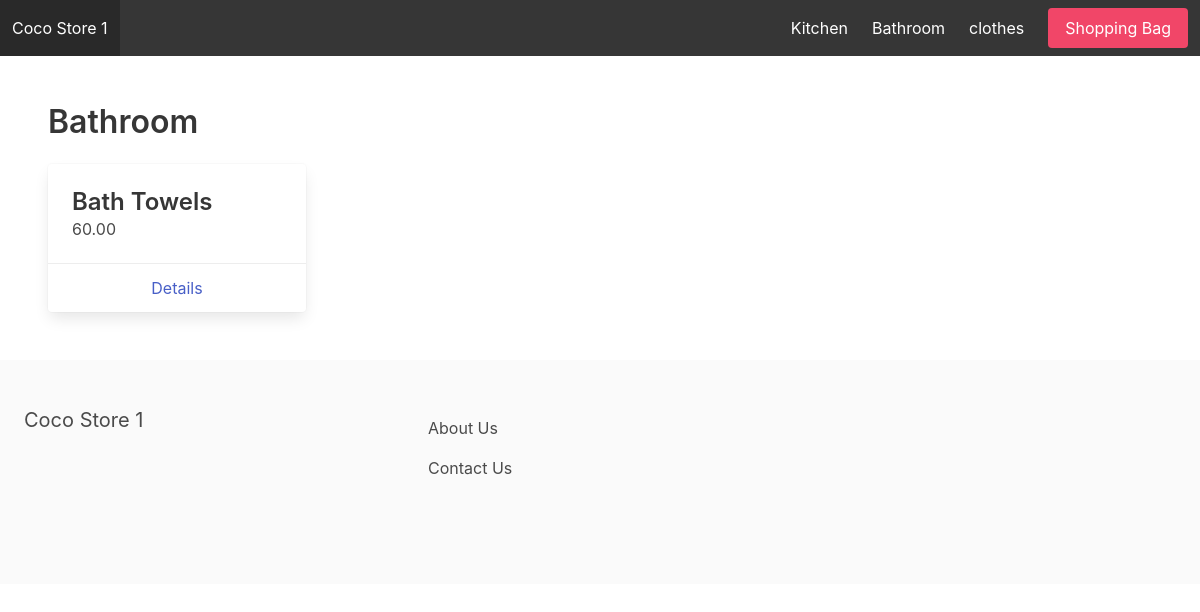
Page /Bathroom/ on the committed database.
### shop/models.py (models this page shows, shortened)
class Category(models.Model):
    title = models.CharField(max_length=254)
    slug = models.SlugField(max_length=254)
    ordering = models.IntegerField(default=0)
    class Meta:
        verbose_name_plural = 'Categories'
        ordering = ('ordering',)

class Item(models.Model):
    category = models.ForeignKey(Category, related_name='items', on_delete=models.CASCADE)
    title = models.CharField(max_length=254)
    slug = models.SlugField(max_length=254)
    description = models.TextField(blank=True, null=True)
    featured_item = models.BooleanField(default=False)
    price = models.DecimalField(max_digits=6, decimal_places=2)

### shop/views.py (the view)
# urls.py: path('<slug:slug>/', detail_categories, name='detail_categories'),
def detail_categories(request, slug):
    category = get_object_or_404(Category, slug=slug)
    items = category.items.all()
    context = {
        'category': category,
        'items': items,
    }
    return render(request, 'shop/detail_category.html', context)

### shop/context_processors.py (called while the page is built)
def categories_menu(request):
    categories = Category.objects.all()
    return {'categories_menu': categories}

### shop/templates/shop/detail_category.html (shortened to what this page needs)
{% extends 'home/base.html' %}
{% block content %}
    <h1 class="title">{{ category.title }}</h1>
    <div class="columns is-multiline">
        {% for item in items %}
        <div class="column is-3">
            <div class="card">
                <div class="card-content">
                    <div class="media">
                        <div class="media=-xontent">
                            <p class="title is-4">{{ item.title }}</p>
                            <p class="subtitle is-6">{{ item.price }}</p>
                        </div>
                    </div>
                </div>
                <footer class="card-footer">
                    <a href="{% url 'detail_product' category.slug item.slug %}" class="card-footer-item">Details</a>
                </footer>
            </div>
        </div>
        {% endfor %}
</div>
{% endblock %}

### home/templates/home/base.html (shortened to what this page needs)
<!DOCTYPE html>
<html>
	<head>
		<link rel="stylesheet" href="https://cdn.jsdelivr.net/npm/bulma@0.9.0/css/bulma.min.css">
		<link rel="stylesheet" href="#">
	</head>
	<body>
		<nav class="navbar is-dark "">
			<div class="navbar-brand">
				<a class="navbar-item" href="{% url 'homepage' %}">Coco Store 1</a>
			</div>
			<div id="main-navbar" class="navbar-menu"">
				<div class="navbar-end">
					{% for category in categories_menu %}
					<a href="{% url 'detail_categories' category.slug %}" class="navbar-item">{{ category.title }}</a>
					{% endfor %}
					<div class="navbar-item">
					<a href="{% url 'bag' %}" class="button is-danger">Shopping Bag</a>
					</div>
				</div>
			</div>
    </nav>
 <section class="section">
{% block content %}
 {% endblock %}
</section>
<footer class="footer">
	<div class="columns">
		<div class="column is-4">
			<h2 class="subtitle">Coco Store 1</h2>
		</div>
		<div class="column is-4">
			<a href="{% url 'about' %}" class="navbar-item">About Us</a>
			<a href="{% url 'contact' %}" class="navbar-item">Contact Us</a>
		</div>
	</div>
</footer>
</body>
</html>

### rows in the picture
Category: title "Kitchen"
Category: title "Bathroom"
Category: title "clothes"
Item: title "Bath Towels", price "60.00"
